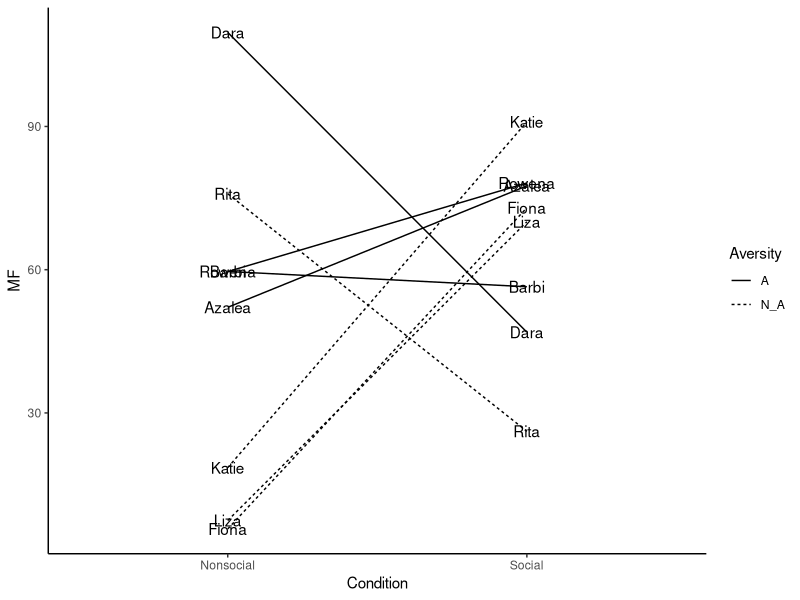
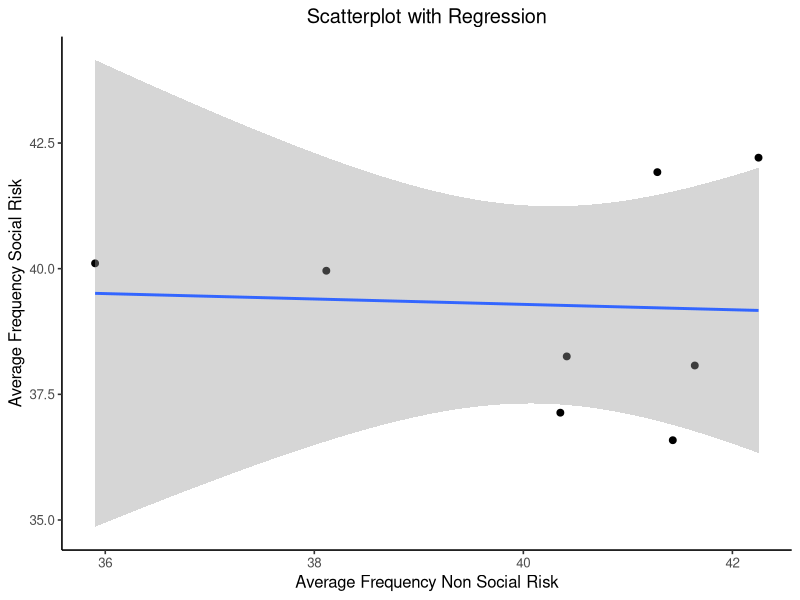
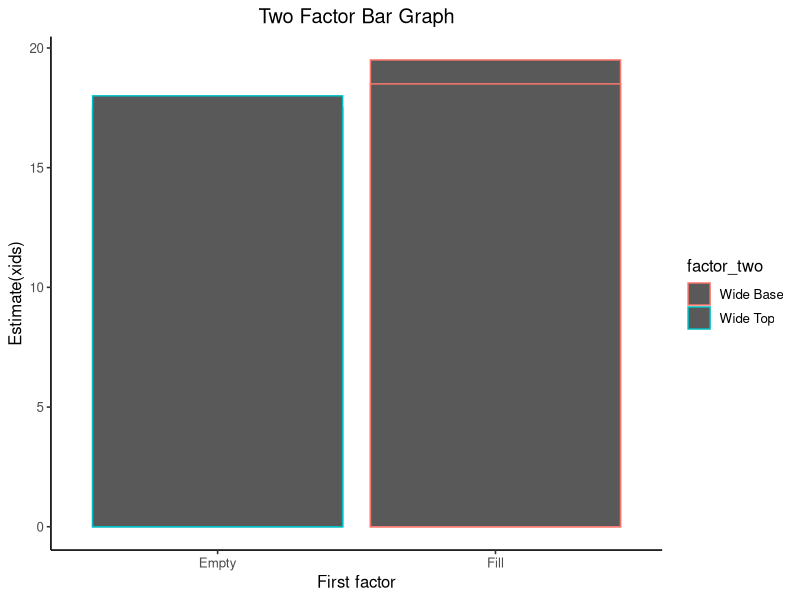
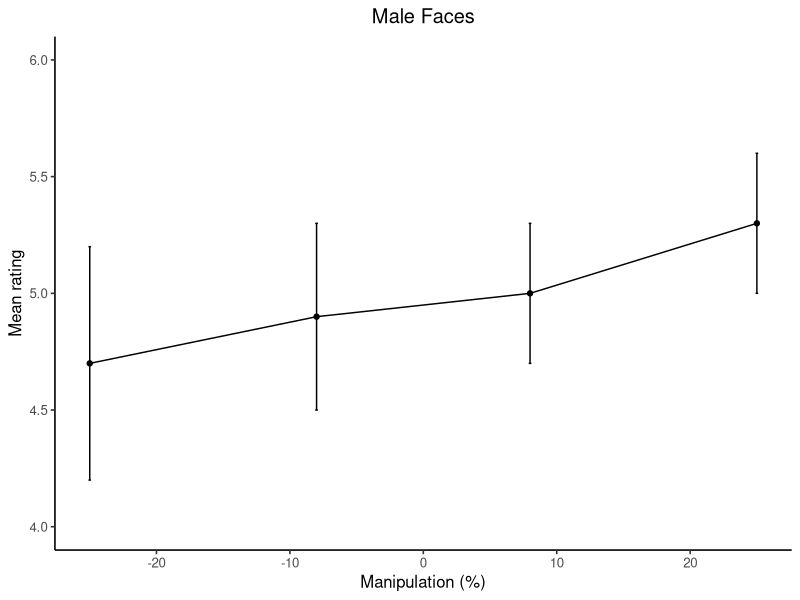
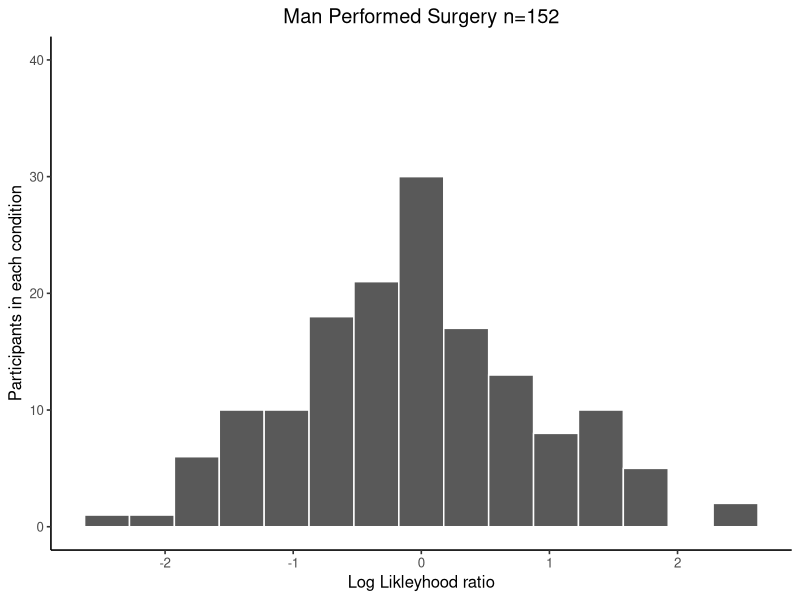

Write R code to recreate these figures, in order.
## ---- chunk 1
knitr::opts_chunk$set(message=FALSE,warning=FALSE, cache=TRUE)
## ---- chunk 2
library(ggplot2)

# add "each" to keep both copies of the names together 
Names <- rep(c("Dara","Azalea","Barbi","Rowena","Fiona","Katie","Liza","Rita"),each=2)
MF <- rnorm(16,50,25) 
Condition <-rep(c("Social","Nonsocial"),8)
# "times=" to repeat how many times you want A and N_A to be repeated 
Aversity <- rep(c("A","N_A"),times=c(8,8))
plot_df<- data.frame(Names, MF, Condition) 

ggplot(plot_df, aes(x=Condition, y=MF, group=Names,
                    linetype=Aversity))+ 
  geom_line()+
  geom_text(label=Names)+
  theme_classic()

## ---- chunk 3

AvNonRisk <- rnorm(8,40,2)
AvSocialRisk <- rnorm(8,40,2)
plot_df <- data.frame(AvNonRisk,AvSocialRisk)


ggplot(plot_df, aes(x=AvNonRisk,y=AvSocialRisk))+
  geom_point()+
  geom_point(size=2)+
  geom_smooth(method=lm)+
  
  xlab("Average Frequency Non Social Risk")+
  ylab("Average Frequency Social Risk")+
  ggtitle("Scatterplot with Regression")+
  theme_classic(base_size=12)+
  theme(plot.title = element_text(hjust = 0.5))

       
## ---- chunk 4
library(ggplot2)
#Create a dataframe
factor_one <- rep(as.factor(c("Fill","Empty")),2)
factor_two <- rep(as.factor(c("Wide Base","Wide Top")),2)
dv_means <- c(19.5,17.5,18.5,18)
plot_df <- data.frame(factor_one,
                      factor_two,
                      dv_means)
                      
ggplot(plot_df, aes(x=factor_one,y=dv_means,
                    group=factor_two,
                    color=factor_two))+
  geom_bar(stat="identity",position = "dodge")+
   xlab("First factor")+
  ylab("Estimate(xids)")+
  ggtitle("Two Factor Bar Graph")+
  theme_classic(base_size=12)+
  theme(plot.title = element_text(hjust = 0.5))


## ---- chunk 5
factor_one <-c(-25,-8,8,25)
dv_means <- c(4.7,4.9,5,5.3)
dv_SEs   <- c(.5,.4,.3,.3)
plot_df <- data.frame(factor_one,
                      dv_means,
                      dv_SEs)

                      

# basic line graph

ggplot(plot_df, aes(x=factor_one,y=dv_means, group=1))+
  geom_point()+
  geom_line()+
   geom_errorbar(aes(ymin=dv_means-dv_SEs,
                    ymax=dv_means+dv_SEs),
                width=.2)+
  coord_cartesian(ylim=c(4,6))+
  xlab("Manipulation (%)")+
  ylab("Mean rating")+
  ggtitle("Male Faces")+
  theme_classic(base_size=12)+
  theme(plot.title = element_text(hjust = 0.5))

## ---- chunk 6
score <- rnorm(152,0,1)
n <- 1:152
plot_df <- data.frame(score,n)

ggplot(plot_df, aes(x=score))+
  geom_histogram(bins=15,
                 color="white")+
  coord_cartesian(ylim=c(0,40))+
   xlab("Log Likleyhood ratio")+
  ylab("Participants in each condition")+
  ggtitle("Man Performed Surgery n=152")+
  theme_classic(base_size=12)+
  theme(plot.title = element_text(hjust = 0.5))
